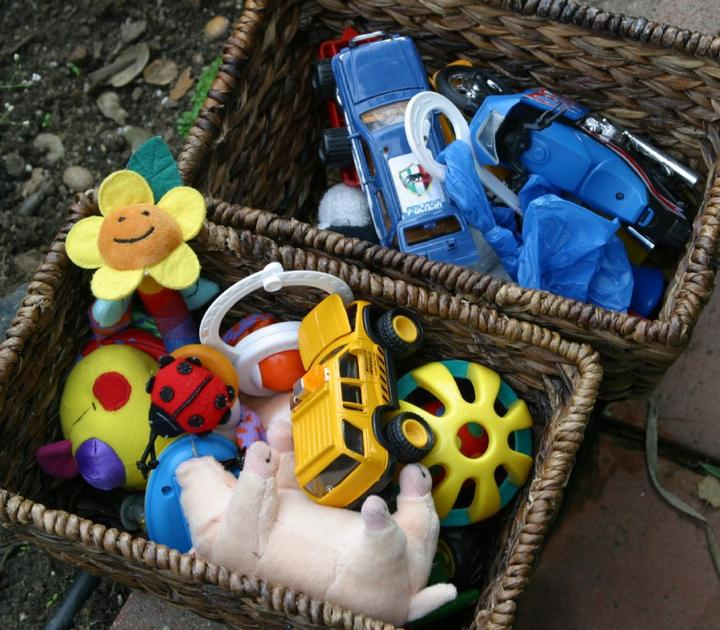
%> input picture trunk/extern/gbvs/samplepics/1.jpg, 720 x 630 px
$ octave --eval "result = estimate_blur(imread('../extern/gbvs/samplepics/1.jpg'));"   (GNU Octave 9; MATLAB toolbox functions it lacks are replaced by stand-ins)
%> lines starting %> are read from the running program, lines starting %| are printed output that depends on the picture
function res=estimate_blur(I)
I=double(rgb2gray(I));
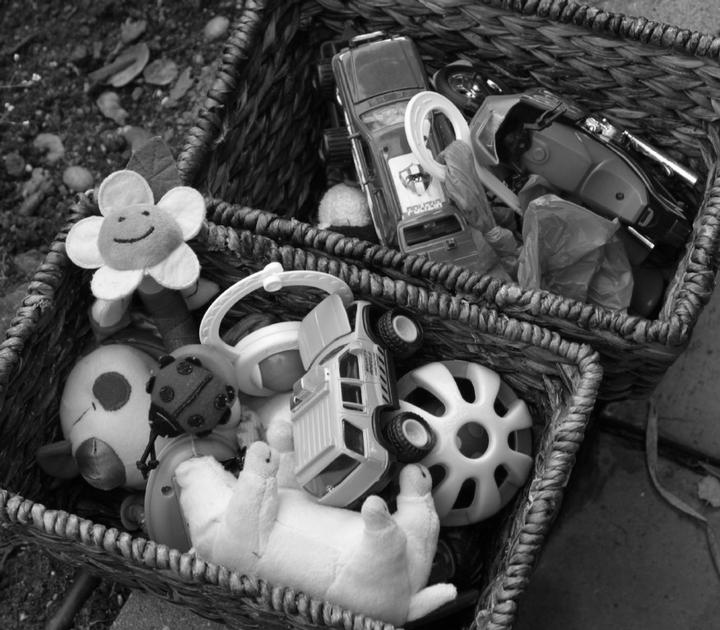
%> I: size 630x720 double; min 0, max 255, mean 81.5
flt1=fspecial('Gaussian',15,4);flt1=sum(flt1)/sum(flt1(:));
flt2=fspecial('Gaussian',25,12);flt2=sum(flt2)/sum(flt2(:));
flt3=fspecial('Gaussian',15,2.5);flt3=sum(flt3)/sum(flt3(:));
I3=imfilter(I,flt3,'replicate');I3=imfilter(I3,flt3','replicate');
%> after `I3=imfilter(I,flt3,'replicate')`:
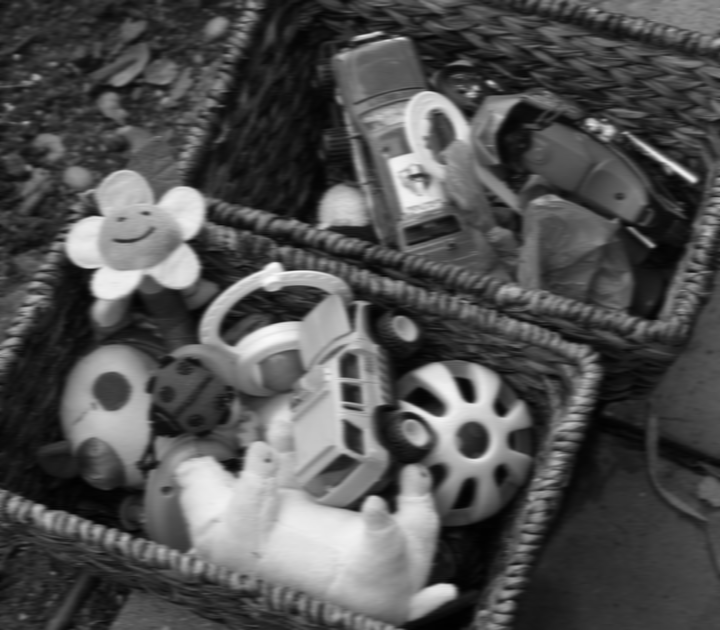
%> I3: size 630x720 double; min 1.02, max 251.4, mean 81.5
I1=imfilter(I,flt1,'replicate');I1=imfilter(I1,flt1','replicate');
%> after `I1=imfilter(I1,flt1','replicate')`:
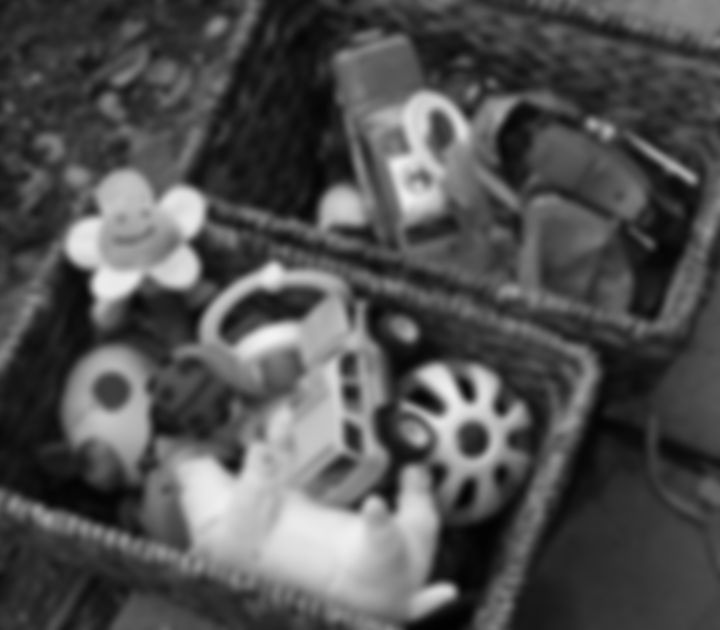
%> I1: size 630x720 double; min 1.87, max 242.9, mean 81.5
I2=imfilter(I,flt2,'replicate');I2=imfilter(I2,flt2','replicate');
%> after `I2=imfilter(I,flt2,'replicate')`:
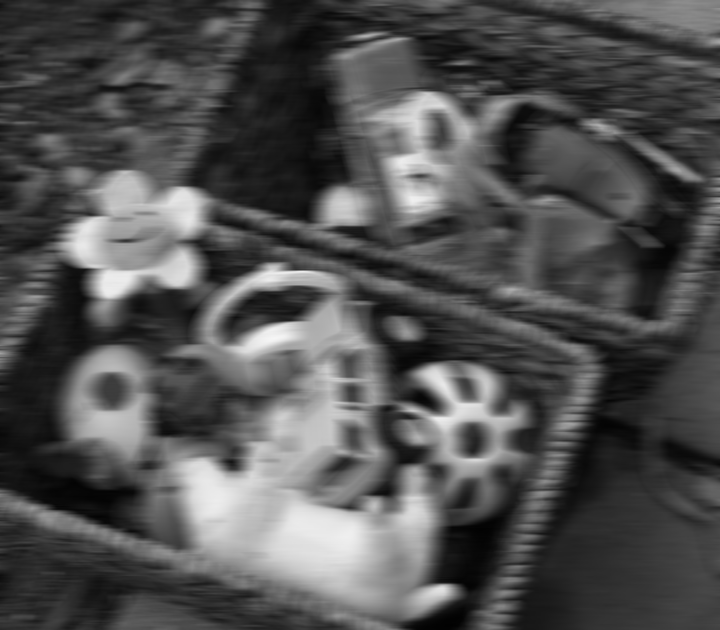
%> I2: size 630x720 double; min 1.65, max 246.1, mean 81.5
%> after `I2=imfilter(I2,flt2','replicate')`:
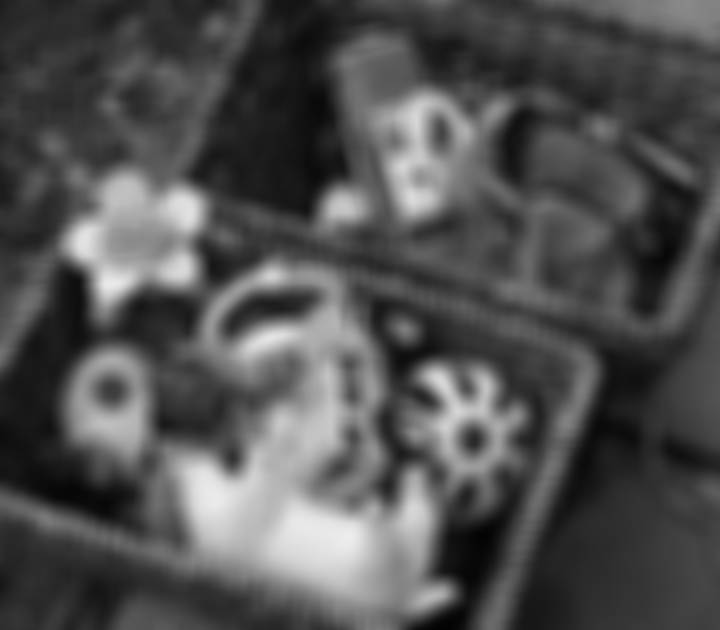
%> I2: size 630x720 double; min 2.48, max 236.5, mean 81.5
% [6 lines of commented-out code are left out]
res=abs((I1-I3))./abs((I2-I3));
res(isinf(res))=nan;
histogram=hist(res(:),[-5:5]'/10+1);
%> histogram = [356185 20169 13278 9186 6824 5297 4241 3393 2810 2429 29788]
xx=1:length(histogram);mn=histogram(:)'*xx(:)/sum(histogram);st=sqrt(histogram(:)'*(xx(:)-mn).^2/sum(histogram));
%> after `xx=1:length(histogram)`: xx = [1 2 3 4 5 6 7 8 9 10 11]
%> after `mn=histogram(:)'*xx(:)/sum(histogram)`: mn = 2.15
%> after `st=sqrt(histogram(:)'*(xx(:)-mn).^2/sum(histogram))`: st = 2.77
res=st;
%> res = 2.77
end

$ run again, on trunk/extern/gbvs/samplepics/2.jpg
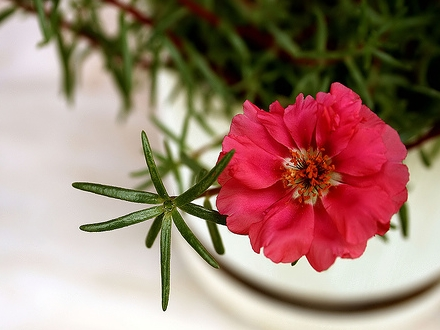
%> input picture trunk/extern/gbvs/samplepics/2.jpg, 440 x 330 px
%> in estimate_blur, `I1=imfilter(I1,flt1','replicate')`:
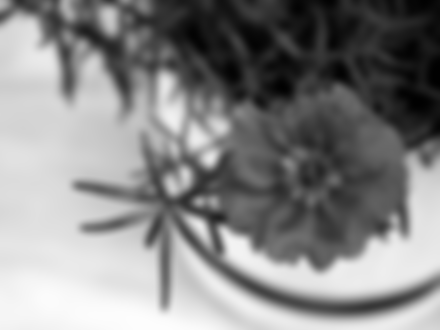
%> I1: size 330x440 double; min 1.06, max 254, mean 135.5
%> in estimate_blur, `I2=imfilter(I2,flt2','replicate')`:
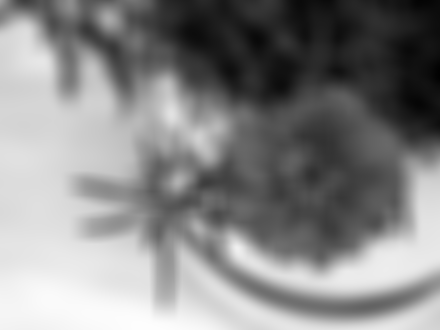
%> I2: size 330x440 double; min 1.97, max 253.7, mean 135.4
%> histogram = [128977 3420 2118 1532 1100 878 655 551 453 394 5122]
%> mn = 1.6
%> st = 2.09

$ run again, on trunk/extern/gbvs/samplepics/3.jpg
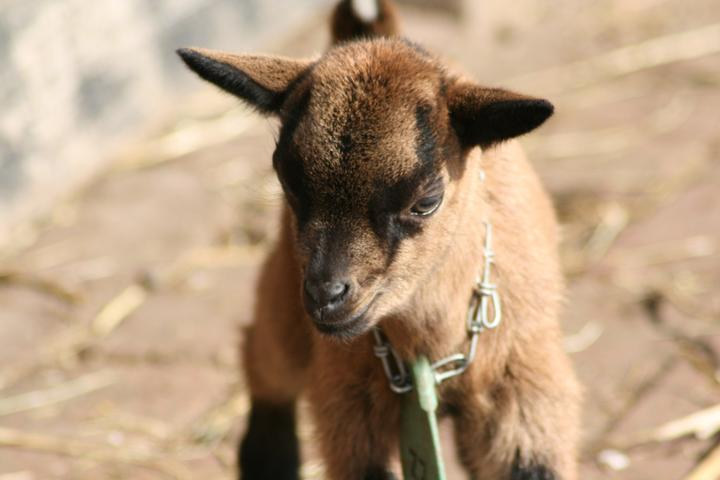
%> input picture trunk/extern/gbvs/samplepics/3.jpg, 720 x 480 px
%> in estimate_blur, `I1=imfilter(I1,flt1','replicate')`:
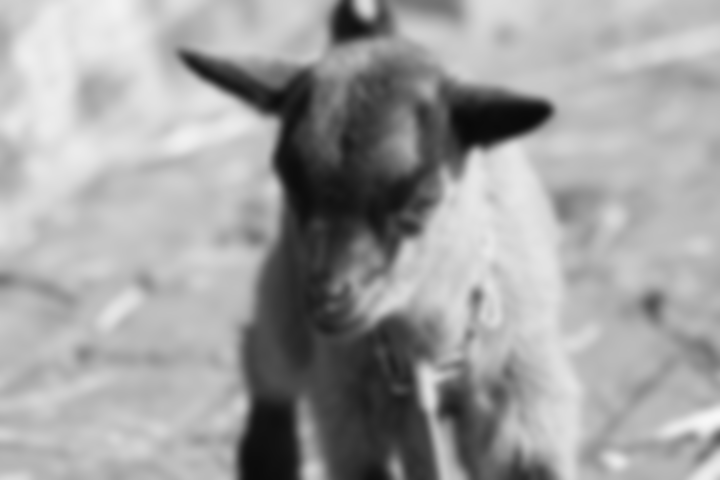
%> I1: size 480x720 double; min 9.77, max 247.5, mean 160.6
%> in estimate_blur, `I2=imfilter(I2,flt2','replicate')`:
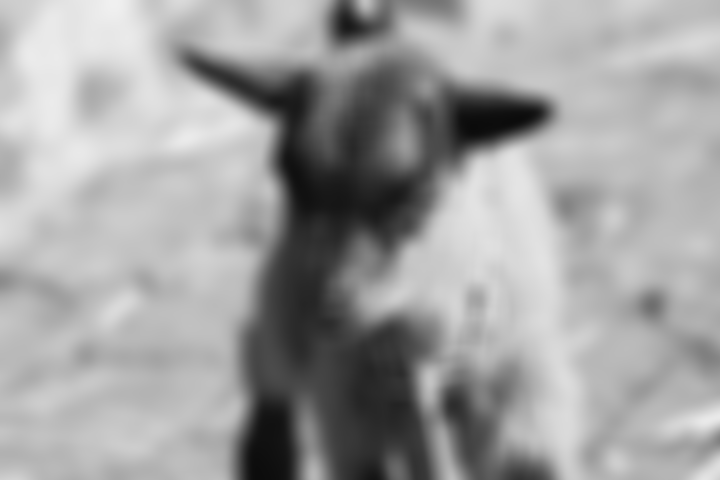
%> I2: size 480x720 double; min 11.68, max 240.7, mean 160.6
%> histogram = [302330 8438 5677 4027 2905 2350 1877 1524 1284 1051 14137]
%> mn = 1.69
%> st = 2.24

$ run again, on trunk/extern/gbvs/samplepics/4.jpg
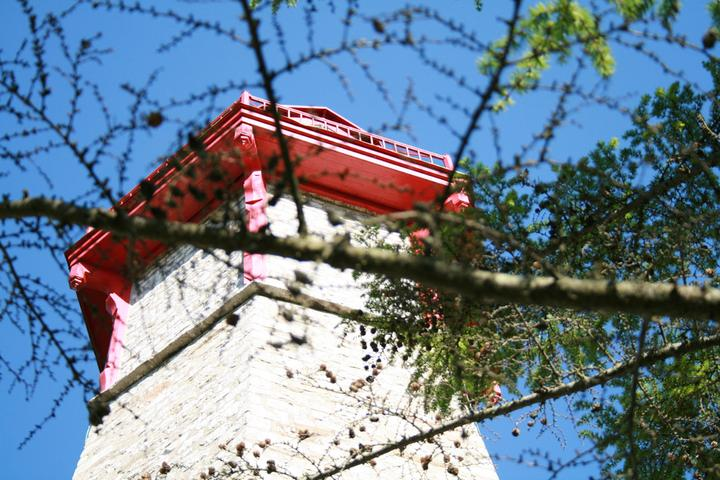
%> input picture trunk/extern/gbvs/samplepics/4.jpg, 720 x 480 px
%> in estimate_blur, `I3=imfilter(I3,flt3','replicate')`:
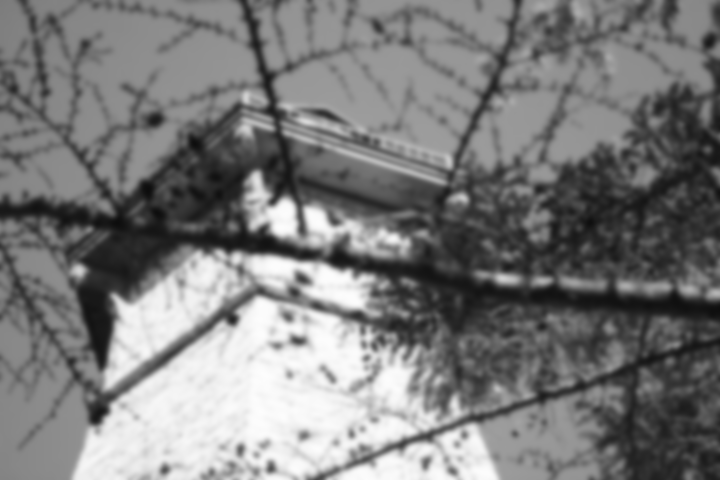
%> I3: size 480x720 double; min 13.34, max 253.5, mean 123.4
%> in estimate_blur, `I2=imfilter(I2,flt2','replicate')`:
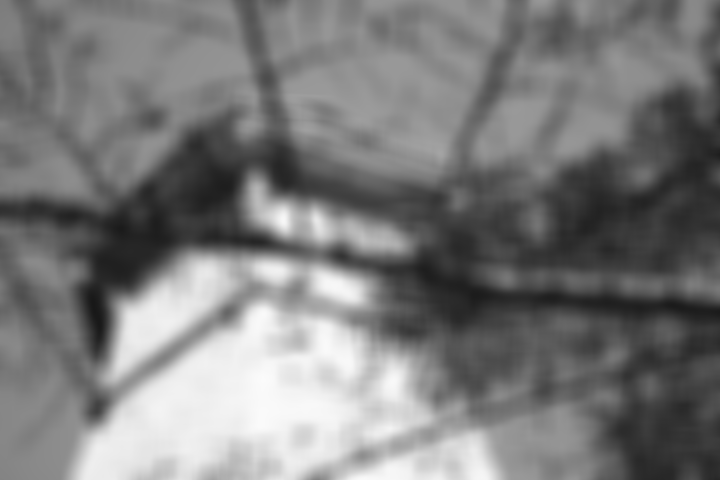
%> I2: size 480x720 double; min 24.18, max 251.4, mean 123.4
%> histogram = [265675 17089 11130 7543 5543 4289 3457 2715 2380 1902 23877]
%> mn = 2.22
%> st = 2.83
